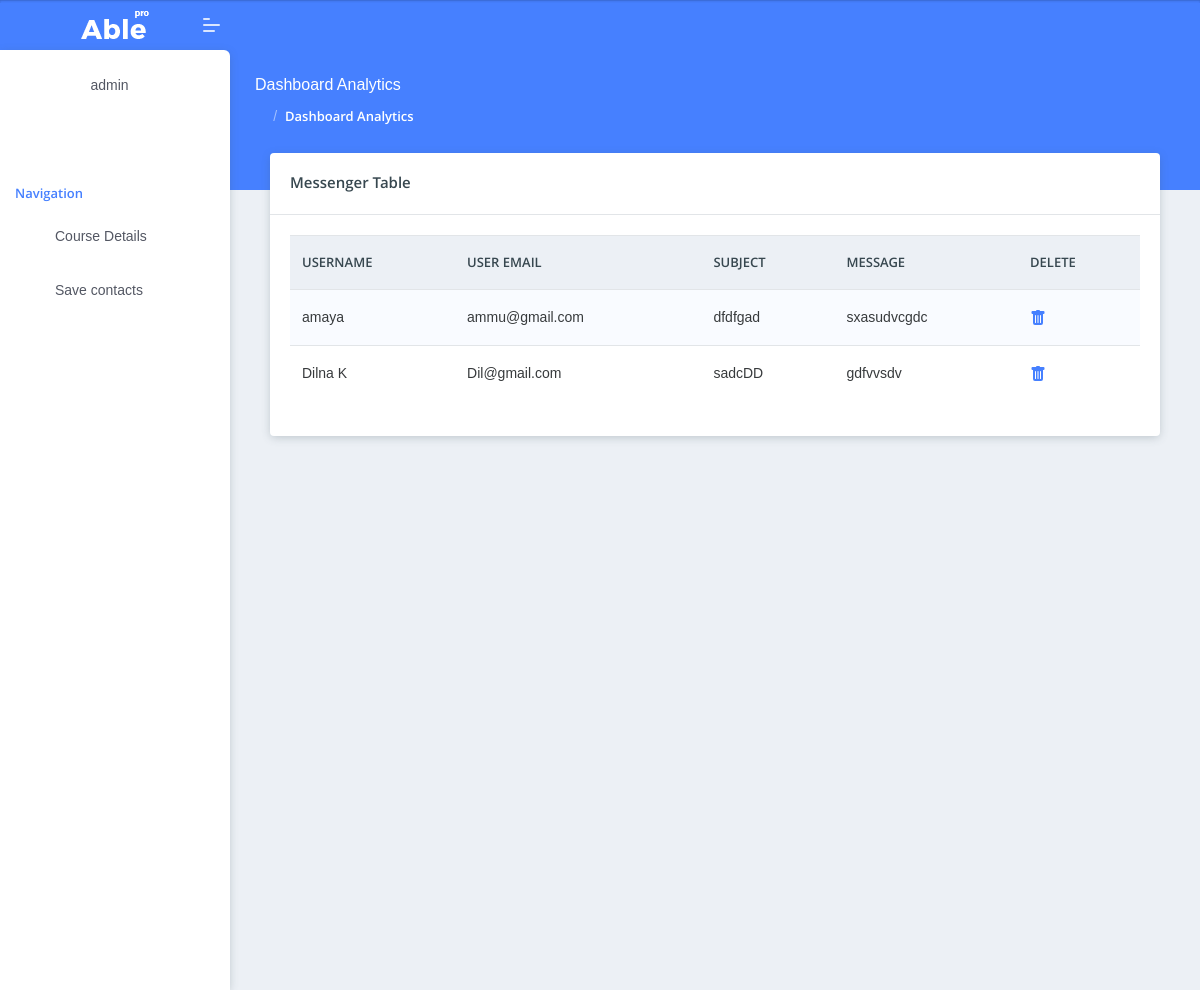
Page /jsapp/tablepage/ (signed in) on the committed database.
### frondapp/models.py (models this page shows)
class contactdb(models.Model):
    Username = models.CharField(max_length=100,null=True,blank=True)
    Email = models.EmailField(max_length=100, null=True, blank=True)
    Subject = models.CharField(max_length=100, null=True, blank=True)
    Message = models.CharField(max_length=100, null=True, blank=True)

### jsapp/views.py (the view)
# urls.py: path('tablepage/',views.tablepage,name="tablepage"),
def tablepage(request):
    data = contactdb.objects.all()
    return render(request,"table_page.html",{'data':data})

### jsapp/templates/table_page.html (shortened to what this page needs)
<!DOCTYPE html>
{% extends 'Adminpage.html' %}
{% block content %}
<html lang="en">
<head>
</head>
<body>
<div class="col-xl-12">
    <div class="card">
        <div class="card-header">
            <h5>Messenger Table</h5>
        </div>
        <div class="card-body table-border-style">
            <div class="table-responsive">
                <table class="table table-striped">
                    <thead>
                    <tr>
                        <th>UserName</th>
                        <th>User Email</th>
                        <th>Subject</th>
                        <th>Message</th>
                        <th>Delete</th>
                    </tr>
                    </thead>
                    <tbody>
                    {% for i in data %}
                    <tr>
                        <td>{{i.Username}}</td>
                        <td>{{i.Email}}</td>
                        <td>{{i.Subject}}</td>
                        <td>{{i.Message}}</td>
                        <td>
                            <a href="{% url 'contact_delete' pro_id=i.id %}"></a>
                        </td>
                    </tr>
                    {% endfor %}
                    </tbody>
                </table>
            </div>
        </div>
    </div>
</div>
</body>
</html>
{% endblock %}

### rows in the picture
contactdb: Username "amaya", Email "ammu@gmail.com", Subject "dfdfgad", Message "sxasudvcgdc"
contactdb: Username "Dilna K", Email "Dil@gmail.com", Subject "sadcDD", Message "gdfvvsdv"

### other values in the picture
{{ request.session.username }} "admin"
